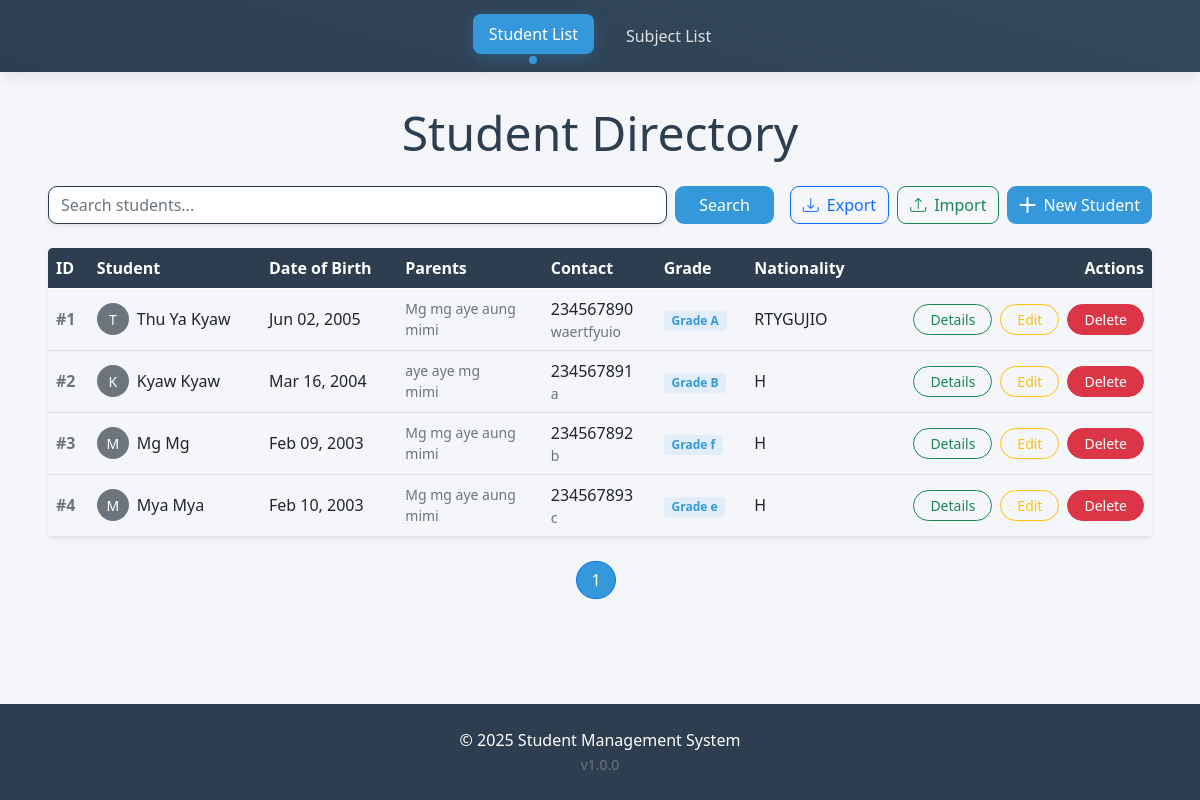
/management/, run on an earlier commit of the app's database.
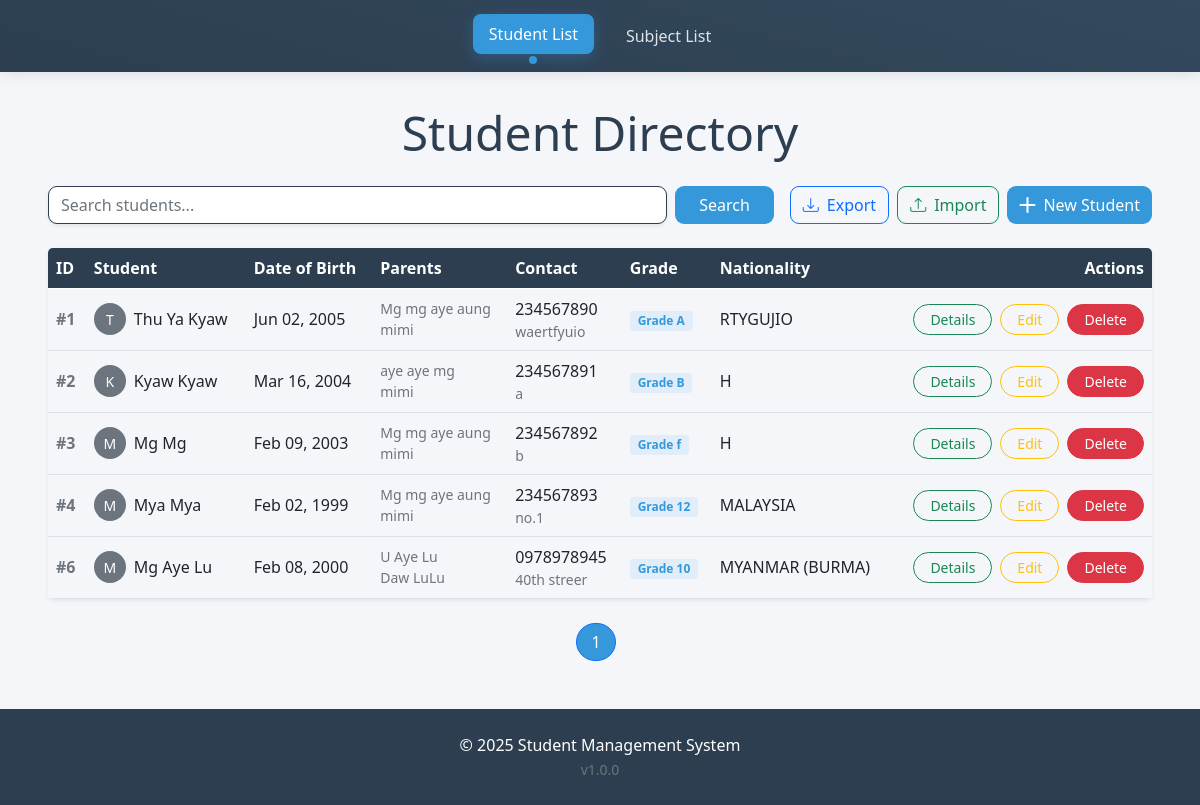
And on a later commit of the database.
### student_app/models.py (models this page shows, shortened)
class Student(models.Model):
    name = models.CharField(max_length=100)
    dob = models.DateField()  # Date of Birth
    nrc = models.CharField(max_length=50, unique=True)  # National Registration Card number (assuming it's unique)
    father_name = models.CharField(max_length=100)
    mother_name = models.CharField(max_length=100)
    phone = models.CharField(max_length=15)  # Phone number
    address = models.TextField()  # Long address details
    grade = models.CharField(max_length=10)  # Grade (A, B, etc.)
    country = models.CharField(max_length=100)
    class Meta:
        verbose_name = "Student"
        verbose_name_plural = "Students"

### student_app/views.py (the view)
# urls.py: path('', views.student_list, name='student_list'),  # Home page or Student List page
def student_list(request):
    query = request.GET.get('q', '')  # Get the search query from the URL
    students = Student.objects.all()
    if query:
        students = students.filter(name__icontains=query)  # Filter students by name (case-insensitive)
    paginator = Paginator(students, 10)  # Show 10 students per page
    page_number = request.GET.get('page')
    page_obj = paginator.get_page(page_number)
    return render(request, 'student/student_list.html', {'page_obj': page_obj, 'query': query})

### templates/student/student_list.html (shortened to what this page needs)
{% extends 'base.html' %}
{% block content %}
<div class="container-main">
  <h2 class="display-5 text-center mb-4" style="color: var(--primary-color);">Student Directory</h2>
  <div class="d-flex flex-column flex-md-row justify-content-between gap-3 mb-4">
    <form method="get" class="d-flex gap-2 flex-grow-1">
      <input type="text" name="q" value="{{ query }}" placeholder="Search students..."
        class="form-control search-input shadow-sm" style="border-radius: 9px; border: 1px solid var(--primary-color);">
      <button type="submit" class="btn btn-primary px-4"
        style="border-radius: 9px; background: var(--secondary-color); border: none;">
        Search
      </button>
    </form>
    <div class="d-flex gap-2 justify-content-end">
      <a href="{% url 'export_students' %}" class="btn btn-outline-primary d-flex align-items-center gap-2"
        style="border-radius: 9px;">
        <i class="bi bi-download"></i> Export
      </a>
      <a href="{% url 'import_students' %}" class="btn btn-outline-success d-flex align-items-center gap-2"
        style="border-radius: 9px;">
        <i class="bi bi-upload"></i> Import
      </a>
      <a href="{% url 'create_student' %}" class="btn btn-primary d-flex align-items-center gap-2"
        style="border-radius: 9px; background: var(--secondary-color); border: none;">
        <i class="bi bi-plus-lg"></i> New Student
      </a>
    </div>
  </div>
  <div class="table-responsive rounded-3 shadow-sm d-none d-md-block">
    <table class="table table-hover align-middle mb-0">
      <thead class="sticky-top" style="background: var(--primary-color); color: white;">
        <tr>
          <th>ID</th>
          <th>Student</th>
          <th>Date of Birth</th>
          <th>Parents</th>
          <th>Contact</th>
          <th>Grade</th>
          <th>Nationality</th>
          <th class="text-end">Actions</th>
        </tr>
      </thead>
      <tbody>
        {% for student in page_obj %}
        <tr style="cursor: pointer; ">
          <td class="fw-bold text-muted">#{{ student.id }}</td>
          <td>
            <div class="d-flex align-items-center gap-2">
              <div
                class="avatar-sm bg-secondary text-white rounded-circle d-flex align-items-center justify-content-center">
                {{ student.name|first }}
              </div>
              {{ student.name }}
            </div>
          </td>
          <td>{{ student.dob|date:"M d, Y" }}</td>
          <td>
            <div class="text-muted small">
              <div>{{ student.father_name }}</div>
              <div>{{ student.mother_name }}</div>
            </div>
          </td>
          <td>
            <div class="text-nowrap">
              <div>{{ student.phone }}</div>
              <div class="text-muted small">{{ student.address|truncatechars:20 }}</div>
            </div>
          </td>
          <td>
            <span class="badge bg-primary-subtle text-primary">
              Grade {{ student.grade }}
            </span>
          </td>
          <td>{{ student.country|upper }}</td>
          <td class="text-end">
            <div class="d-flex gap-2 justify-content-end">
              <a href="{% url 'student_detail' student.id %}" class="btn btn-sm btn-outline-success px-3"
                style="border-radius: 20px;">
                Details
              </a>
              <a href="{% url 'edit_student' student.id %}" class="btn btn-sm btn-outline-warning px-3"
                style="border-radius: 20px;">
                Edit
              </a>
              <a href="{% url 'delete_student' student.id %}" class="btn btn-sm btn-danger px-3"
                style="border-radius: 20px;">
                Delete
              </a>
            </div>
          </td>
        </tr>
        {% endfor %}
      </tbody>
    </table>
  </div>
  <nav class="mt-4">
    <ul class="pagination justify-content-center">
      {% for num in page_obj.paginator.page_range %}
      {% if page_obj.number == num %}
      <li class="page-item active">
        <span class="page-link" style="border-radius: 20px; margin-right: 8px; background: var(--secondary-color);">
          {{ num }}
        </span>
      </li>
      {% else %}
      <li class="page-item">
        <a class="page-link" href="?page={{ num }}&q={{ query }}" style="border-radius: 20px; margin-right: 8px;">
          {{ num }}
        </a>
      </li>
      {% endif %}
      {% endfor %}
    </ul>
  </nav>
</div>
{% endblock %}

### templates/base.html (shortened to what this page needs)
<!DOCTYPE html>
<html lang="en">
<head>
  <link href="https://cdn.jsdelivr.net/npm/bootstrap@5.0.2/dist/css/bootstrap.min.css" rel="stylesheet">
<link rel="stylesheet" href="https://cdn.jsdelivr.net/npm/bootstrap-icons@1.3.0/font/bootstrap-icons.css">
</head>
<body>
  <header class="py-3">
    <nav class="container-main">
      <ul class="nav nav-pills justify-content-center">
        <li class="nav-item">
          <a class="nav-link {% if request.resolver_match.url_name == 'student_list' %}active{% endif %}"
             href="{% url 'student_list' %}">Student List</a>
        </li>
        <li class="nav-item">
          <a class="nav-link {% if request.resolver_match.url_name == 'subject_list' %}active{% endif %}"
             href="{% url 'subject_list' %}">Subject List</a>
        </li>
      </ul>
    </nav>
  </header>
  <main>
    <div class="container-main">
      {% block content %}
      {% endblock %}
    </div>
  </main>
  <footer>
    <p class="mb-0">&copy; 2025 Student Management System</p>
    <small class="text-muted">v1.0.0</small>
  </footer>
</body>
</html>

### templates/base.html (style rules this page uses)
:root { --primary-color: #2c3e50; --secondary-color: #3498db; --accent-color: #e74c3c; --light-bg: #f5f6fa; }
body { background-color: var(--light-bg); font-family: 'Segoe UI', system-ui, -apple-system, sans-serif; min-height: 100vh; display: flex; flex-direction: column; }
header { background: linear-gradient(15deg, var(--primary-color), #34495e); box-shadow: 0 2px 15px rgba(0,0,0,0.1); }
.nav-pills .nav-link { color: rgba(255,255,255,0.85); border-radius: 8px; margin: 0 8px; transition: all 0.3s ease; }
.nav-pills .nav-link:hover, .nav-pills .nav-link.active { background-color: var(--secondary-color); color: white; transform: translateY(-2px); box-shadow: 0 4px 15px rgba(52, 152, 219, 0.3); }
main { flex: 1; padding: 2rem 0; }
.container-main { max-width: 1200px; margin: 0 auto; padding: 0 1.5rem; }
footer { background: var(--primary-color); color: white; padding: 1.5rem; margin-top: auto; text-align: center; }
.nav-link.active::after { content: ''; display: block; width: 8px; height: 8px; background: var(--secondary-color); border-radius: 50%; position: absolute; bottom: -10px; left: 50%; transform: translateX(-50%); }

### templates/student/student_list.html (style rules this page uses)
.avatar-sm { width: 32px; height: 32px; font-size: 14px; }
.badge.bg-primary-subtle { background-color: rgba(52, 152, 219, 0.1) !important; color: var(--secondary-color) !important; padding: 0.35em 0.65em; }
.page-link { color: var(--primary-color); border: 1px solid var(--primary-color); min-width: 40px; text-align: center; }

What changed in the data, as far as the page shows it:
changed Student "Mya Mya": dob "Feb 10, 2003" → "Feb 02, 1999"; address "c" → "no.1"; grade "e" → "12"; country "H" → "MALAYSIA"
added Student: id "6", name|first "M", name "Mg Aye Lu", dob "Feb 08, 2000", father_name "U Aye Lu", mother_name "Daw LuLu", phone "0978978945", address "40th streer", grade "10", country "MYANMAR (BURMA)"
